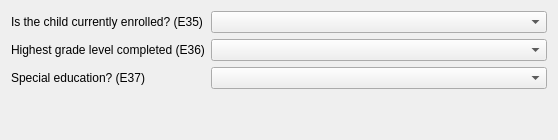
       <widget class="QWidget" name="education_tab">
        <attribute name="title">
         <string>Education</string>
        </attribute>
        <layout class="QGridLayout" name="gridLayout_5">
         <item row="0" column="0">
          <layout class="QFormLayout" name="formLayout_4">
           <item row="0" column="0">
            <widget class="QLabel" name="e35_label">
             <property name="text">
              <string>Is the child currently enrolled? (E35)</string>
             </property>
            </widget>
           </item>
           <item row="1" column="0">
            <widget class="QLabel" name="e36_label">
             <property name="text">
              <string>Highest grade level completed (E36)</string>
             </property>
            </widget>
           </item>
           <item row="2" column="0">
            <widget class="QLabel" name="e37_label">
             <property name="text">
              <string>Special education? (E37)</string>
             </property>
            </widget>
           </item>
           <item row="0" column="1">
            <layout class="QVBoxLayout" name="verticalLayout_2">
             <item>
              <widget class="QComboBox" name="e35">
               <property name="currentIndex">
                <number>-1</number>
               </property>
               <property name="placeholderText">
                <string>Select</string>
               </property>
               <item>
                <property name="text">
                 <string>Not enrolled</string>
                </property>
               </item>
               <item>
                <property name="text">
                 <string>Not school age</string>
                </property>
               </item>
               <item>
                <property name="text">
                 <string>Elementary school</string>
                </property>
               </item>
               <item>
                <property name="text">
                 <string>Secondary school (e.g., junior highschool or highschool)</string>
                </property>
               </item>
               <item>
                <property name="text">
                 <string>Post-secondary education or training(e.g., trade school)</string>
                </property>
               </item>
              </widget>
             </item>
            </layout>
           </item>
           <item row="1" column="1">
            <layout class="QGridLayout" name="gridLayout_6">
             <item row="0" column="0">
              <widget class="QComboBox" name="e36">
               <property name="currentIndex">
                <number>-1</number>
               </property>
               <property name="placeholderText">
                <string>Select</string>
               </property>
               <item>
                <property name="text">
                 <string>Kindergarten</string>
                </property>
               </item>
               <item>
                <property name="text">
                 <string>1st grade</string>
                </property>
               </item>
               <item>
                <property name="text">
                 <string>2nd grade</string>
                </property>
               </item>
               <item>
                <property name="text">
                 <string>3rd grade</string>
                </property>
               </item>
               <item>
                <property name="text">
                 <string>4th grade</string>
                </property>
               </item>
               <item>
                <property name="text">
                 <string>5th grade</string>
                </property>
               </item>
               <item>
                <property name="text">
                 <string>6th grade</string>
                </property>
               </item>
               <item>
                <property name="text">
                 <string>7th grade</string>
                </property>
               </item>
               <item>
                <property name="text">
                 <string>8th grade</string>
                </property>
               </item>
               <item>
                <property name="text">
                 <string>9th grade</string>
                </property>
               </item>
               <item>
                <property name="text">
                 <string>10th grade</string>
                </property>
               </item>
               <item>
                <property name="text">
                 <string>11th grade</string>
                </property>
               </item>
               <item>
                <property name="text">
                 <string>12th grade</string>
                </property>
               </item>
               <item>
                <property name="text">
                 <string>GED</string>
                </property>
               </item>
               <item>
                <property name="text">
                 <string>Post-secondary education or training</string>
                </property>
               </item>
               <item>
                <property name="text">
                 <string>College</string>
                </property>
               </item>
               <item>
                <property name="text">
                 <string>Never attended school</string>
                </property>
               </item>
              </widget>
             </item>
            </layout>
           </item>
           <item row="2" column="1">
            <layout class="QHBoxLayout" name="horizontalLayout_8">
             <item>
              <widget class="QComboBox" name="e37">
               <property name="currentIndex">
                <number>-1</number>
               </property>
               <property name="placeholderText">
                <string>Select</string>
               </property>
               <item>
                <property name="text">
                 <string>Yes</string>
                </property>
               </item>
               <item>
                <property name="text">
                 <string>No</string>
                </property>
               </item>
              </widget>
             </item>
            </layout>
           </item>
          </layout>
         </item>
         <item row="1" column="0">
          <spacer name="verticalSpacer_4">
           <property name="orientation">
            <enum>Qt::Vertical</enum>
           </property>
           <property name="sizeHint" stdset="0">
            <size>
             <width>20</width>
             <height>40</height>
            </size>
           </property>
          </spacer>
         </item>
        </layout>
       </widget>
